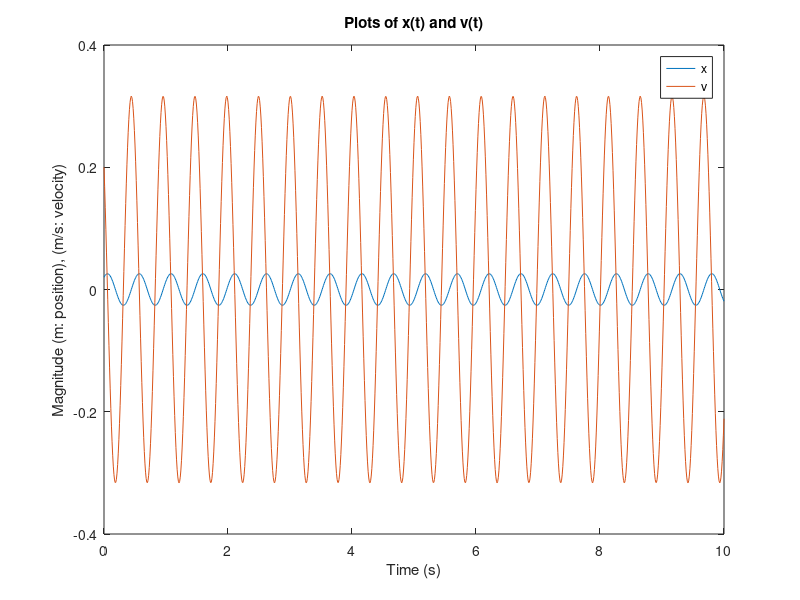

MATLAB code to generate this figure:
m = .2; % mass in kg
k = 30; % spring constant in N/m
w = (k / m)^0.5; % angular freq
B = .02; % constant1 in m
C = .01633; % constant2 in m

t = 0:0.01:10; % domain of graph

x = B*cos(w*t) + C*sin(w*t);
v = -1 * w * B * sin(w*t) + w * C * cos(w*t);

plot (t, x, t, v);
title('Plots of x(t) and v(t)');
xlabel('Time (s)');
ylabel('Magnitude (m: position), (m/s: velocity)');
legend('x', 'v')

